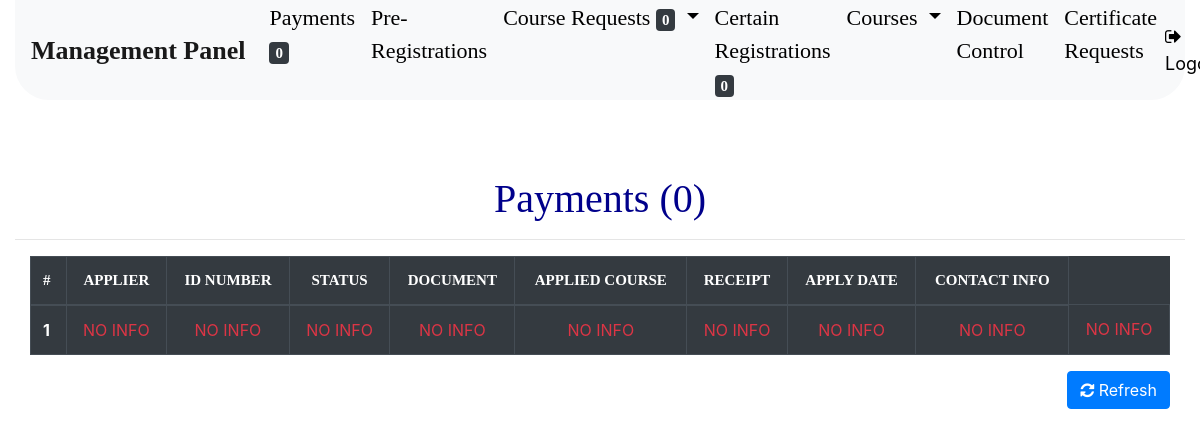
The app's page /panel/ (signed in), older data.
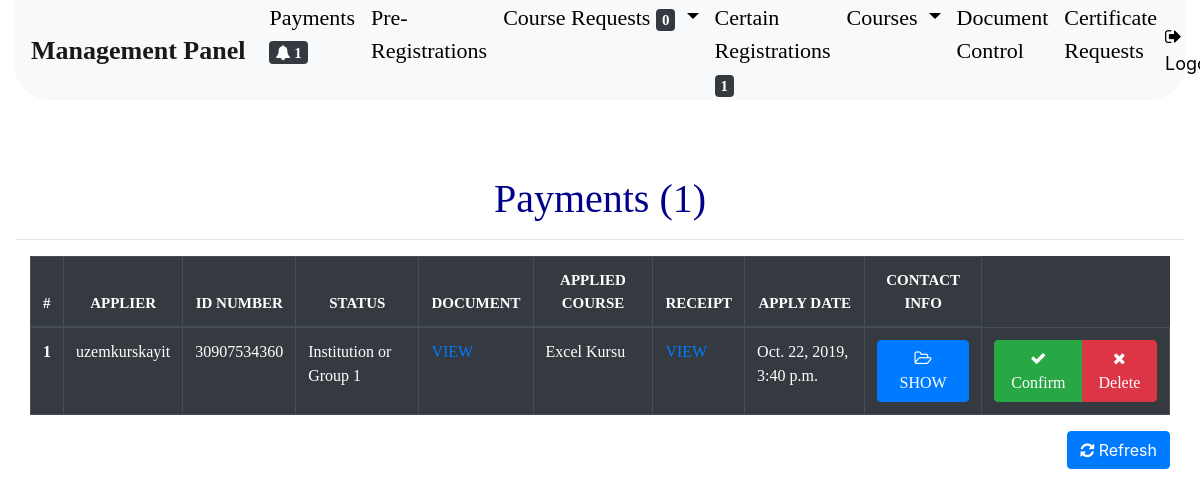
The same page, newer data.
### Payments/models.py (models this page shows, shortened)
class Payment(models.Model):
    account_owner = models.CharField(max_length=100, null=True, blank=False)
    payment_date = models.DateTimeField(auto_now_add=True, auto_now=False)
    image = models.ImageField(upload_to=upload_to, verbose_name='Payment receipt:', blank=False)
    user = models.ForeignKey(User, null=True, blank=False, verbose_name="Who paid:",
                             on_delete=models.CASCADE)
    course = models.ForeignKey(Course, null=True, blank=False, verbose_name="Course",
                               on_delete=models.CASCADE)
    class Meta:
        verbose_name_plural = "Payments"

### users/models.py (models this page shows, shortened)
class Profile(models.Model):
    TITLE = (
        (None, 'Choose'),
        ('1', 'Institution or a Group 1'),
        ('2', 'Institution or a Group 2'),
        ('3', 'External')
    )
    user = models.OneToOneField(User, null=True, blank=False, verbose_name="User", on_delete=models.CASCADE)
    nationalid = models.CharField(max_length=11, null=True, blank=False, verbose_name="ID Number")
    phone = models.CharField(max_length=10, null=True, blank=False, verbose_name="Phone number")
    other_phone = models.CharField(max_length=10, null=True, blank=False, verbose_name="Other phone number")
    title =models.CharField(max_length=50,null=True, blank=False, verbose_name="Institution or group",choices=TITLE)
    image = models.ImageField(upload_to=upload_to, verbose_name='Document:', blank=True)
    created_date = models.DateTimeField(auto_now_add=True, auto_now=False)
    course = models.ManyToManyField(Course, blank=True)
    class Meta:
        verbose_name_plural = "Profiles"

### courses/models.py (models this page shows, shortened)
class Course(models.Model):
    STATUS = (
        (None, 'Choose'),
        ('1', 'Continuing.'),
        ('2', 'Pre-registration is open.'),
        ('3', 'Certain registration is open.'),
        ('4', 'Finished.'),
    )
    CATEGORIES = (
        (None, 'Choose'),
        ('1', 'Senkron'),
        ('2', 'Asenkron')
    )
    name = models.CharField(max_length=250, null=True, blank=False, verbose_name="Course:")
    start_at = models.DateTimeField(null=True, blank=False, verbose_name="Start at:")
    finish_at = models.DateTimeField(null=True, blank=False, verbose_name="Finish at:")
    content = models.TextField(max_length=6000, null=True, blank=True, verbose_name="Content:")
    status = models.CharField(max_length=45, null=True, blank=False, verbose_name="Status:", choices=STATUS)
    course_code = models.CharField(max_length=5, null=True, blank=True)
    price = models.IntegerField(null=True, blank=False, verbose_name="Price:")
    prereg = models.ManyToManyField(PreRegistration, blank=True, verbose_name="Pre-registration:")
    registering_extension = models.CharField(max_length=25, null=True, blank=True, editable=True)
    is_registerable = models.BooleanField(default=False, verbose_name="Open certain registrations.")
    category = models.CharField(max_length=45, null=True, blank=False, verbose_name="Course category:", choices=CATEGORIES)
    class Meta:
        verbose_name_plural = "Courses"

### Payments/views.py (the view)
# urls.py: path('panel/', panel, name="panel"),
def panel(request):
    if request.user.is_staff:
        payments = Payment.objects.all()
        amount = Payment.objects.all().count()
    else:
        return HttpResponseRedirect(reverse('user-panel'))
    return render(request, 'admin/panel.html', context={'payments': payments, 'amount': amount})

### Payments/templatetags/payment_notifications.py (called while the page is built)
@register.filter
def get_notifications(i):
    notifications = Payment.objects.all().count()
    return notifications

### course_requests/templatetags/request_notifications.py (called while the page is built)
@register.filter
def request_notifications(i):
    taken_ones = CourseTaken.objects.all().count()
    given_ones = CourseGiven.objects.all().count()
    notification = taken_ones + given_ones
    return notification

### courses/templatetags/relate_to_tag.py (called while the page is built)
@register.filter
def get_relate_to(i, relate_to):
    if relate_to == "1":
        relate_to = "Institution or Group 1"
    elif relate_to == "2":
        relate_to = "Institution or Group 2"
    elif relate_to == "3":
        relate_to = "External."
    else:
        relate_to = "Not defined! Please contact with a administrator."
    return relate_to

### finalreg/templatetags/finalregs.py (called while the page is built)
@register.filter
def finalregs_notifications(i):
    finalregs = FinalRegistration.objects.all().count()
    return finalregs

### kurskayit/templates/admin/panel.html (shortened to what the changed rows need)
{% extends 'base.html' %}
{% load static %}
{% load relate_to_tag %}
{% block BODY %}
    <div class="container-fluid">
        {% include 'admin/admin-navbar.html' %}
        <div class="row justify-content-center h-100" style="height: 1080px; margin-top: 75px;">
            <div class="col-lg-12">
                <h1 class="text-center course-prereg-header" style="color: darkblue">Payments ({{ amount }})</h1>
                <hr>
                <div class="col-lg-12">
                    <div style="height: 450px; overflow-y: scroll; overflow: auto">
                        <div class="table-responsive">
                            <table class="table  table-responsive-md table-responsive-lg table-responsive-sm table-bordered table-dark">
                                <thead>
                                <tr>
                                    <th scope="col" style="font-family: 'Trebuchet MS', serif; font-size: 15px;">#</th>
                                    <th scope="col" style="font-family: 'Trebuchet MS', serif; font-size: 15px;"
                                        class="text-center">
                                        APPLIER
                                    </th>
                                    <th scope="col" style="font-family: 'Trebuchet MS', serif; font-size: 15px;"
                                        class="text-center">
                                        ID NUMBER
                                    </th>
                                    <th scope="col" style="font-family: 'Trebuchet MS', serif; font-size: 15px;"
                                        class="text-center">
                                        STATUS
                                    </th>
                                    <th scope="col" style="font-family: 'Trebuchet MS', serif; font-size: 15px;"
                                        class="text-center">
                                        DOCUMENT
                                    </th>
                                    <th scope="col" style="font-family: 'Trebuchet MS', serif; font-size: 15px;"
                                        class="text-center">
                                        APPLIED COURSE
                                    </th>
                                    <th scope="col" style="font-family: 'Trebuchet MS', serif; font-size: 15px;"
                                        class="text-center">
                                        RECEIPT
                                    </th>
                                    <th scope="col" style="font-family: 'Trebuchet MS', serif; font-size: 15px;"
                                        class="text-center">
                                        APPLY DATE
                                    </th>
                                    <th scope="col" style="font-family: 'Trebuchet MS', serif; font-size: 15px;"
                                        class="text-center">
                                        CONTACT INFO
                                    </th>
                                </tr>
                                </thead>
                                <tbody>
                                {% for payment in payments %}
                                    <tr>
                                        <th scope="row" style="font-family: 'Calibri Light'; font-size: 16px">
                                            {{ forloop.counter }}
                                        </th>
                                        <td scope="row" style="font-family: 'Calibri'; font-size: 16px">
                                            {{ payment.user.username }}
                                        </td>
                                        <td scope="row" style="font-family: 'Calibri'; font-size: 16px">
                                            {{ payment.user.profile.nationalid }}
                                        </td>
                                        <td scope="row" style="font-family: 'Calibri'; font-size: 16px">
                                            {{ relate_to_tag|get_relate_to:payment.user.profile.title }}
                                        </td>
                                        <td scope="row" style="font-family: 'Calibri'; font-size: 16px">
                                            {% if not payment.user.profile.image %}
                                            <p class="text-danger">Bilgi yok.</p>
                                            {% else %}
                                            <a href="{{ payment.user.profile.image.url }}">VIEW</a>
                                            {% endif %}
                                        </td>
                                        <td scope="row" style="font-family: 'Calibri'; font-size: 16px">
                                            {{ payment.course.name }}
                                        </td>
                                        <td scope="row" style="font-family: 'Calibri'; font-size: 16px">
                                            <a href="{{ payment.image.url }}">
                                                VIEW
                                            </a>
                                        </td>
                                        <td scope="row" style="font-family: 'Calibri'; font-size: 16px">
                                            {{ payment.payment_date }}
                                        </td>
                                        <td scope="row" style="font-family: 'Calibri Light'; font-size: 16px">
                                            <div class="text-center">
                                                <button class="showInformation btn btn-primary"
                                                        name="{{ payment.user.get_full_name }}"
                                                        phone="{{ payment.user.profile.phone }}"
                                                        other_phone="{{ payment.user.profile.other_phone }}"
                                                        mail="{{ payment.user.email }}"
                                                        url="{% url 'detail' %}">
                                                    <i class="fa fa-folder-open-o"></i> SHOW
                                                </button>
                                            </div>
                                        </td>
                                        <td scope="row" style="font-family: 'Calibri Light'; font-size: 16px">
                                            <div class="text-center">
                                                <div class="btn-group" role="group" aria-label="Basic example">
                                                    <button class="confirmPayment btn btn-success"
                                                            payment_id="{{ payment.id }}"
                                                            username="{{ payment.user.username }}"
                                                            course_code="{{ payment.course.registering_extension }}"
                                                            url="{% url 'confirmFinalReg' %}">
                                                        <i class="fa fa-check"></i> Confirm
                                                    </button>
                                                    <button class="cancelPayment btn btn-danger"
                                                            payment_id="{{ payment.id }}"
                                                            username="{{ payment.user.username }}"
                                                            course_code="{{ payment.course.registering_extension }}"
                                                            url="{% url 'cancelFinalReg' %}">
                                                        <i class="fa fa-times"></i> Delete
                                                    </button>
                                                </div>
                                            </div>
                                        </td>
                                    </tr>
                                {% empty %}
                                    <tr>
                                        <th scope="row">1</th>
                                        <td scope="row" class="text-danger text-center">NO INFO</td>
                                        <td scope="row" class="text-danger text-center">NO INFO</td>
                                        <td scope="row" class="text-danger text-center">NO INFO</td>
                                        <td scope="row" class="text-danger text-center">NO INFO</td>
                                        <td scope="row" class="text-danger text-center">NO INFO</td>
                                        <td scope="row" class="text-danger text-center">NO INFO</td>
                                        <td scope="row" class="text-danger text-center">NO INFO</td>
                                        <td scope="row" class="text-danger text-center">NO INFO</td>
                                        <td scope="row" class="text-danger text-center">NO INFO</td>
                                    </tr>
                                {% endfor %}
                                </tbody>
                            </table>
                        </div>
                    </div>
                </div>
            </div>
        </div>
    </div>
{% endblock %}

Row changes from the older to the newer data that the page shows:
added Payment: user.username "uzemkurskayit", user.profile.nationalid "30907534360", user.title "Institution or Group 1", course.name "Excel Kursu", payment_date "Oct. 22, 2019, 3:40 p.m."
Text that changed along with them:
{{ payment_notifications|get_notifications }}: (not shown) → "1"
{{ finalregs|finalregs_notifications }}: "0" → "1"
{{ amount }}: "0" → "1"
text no longer shown: "0 1 NO INFO NO INFO NO INFO NO INFO NO INFO NO INFO NO INFO NO INFO NO INFO"
